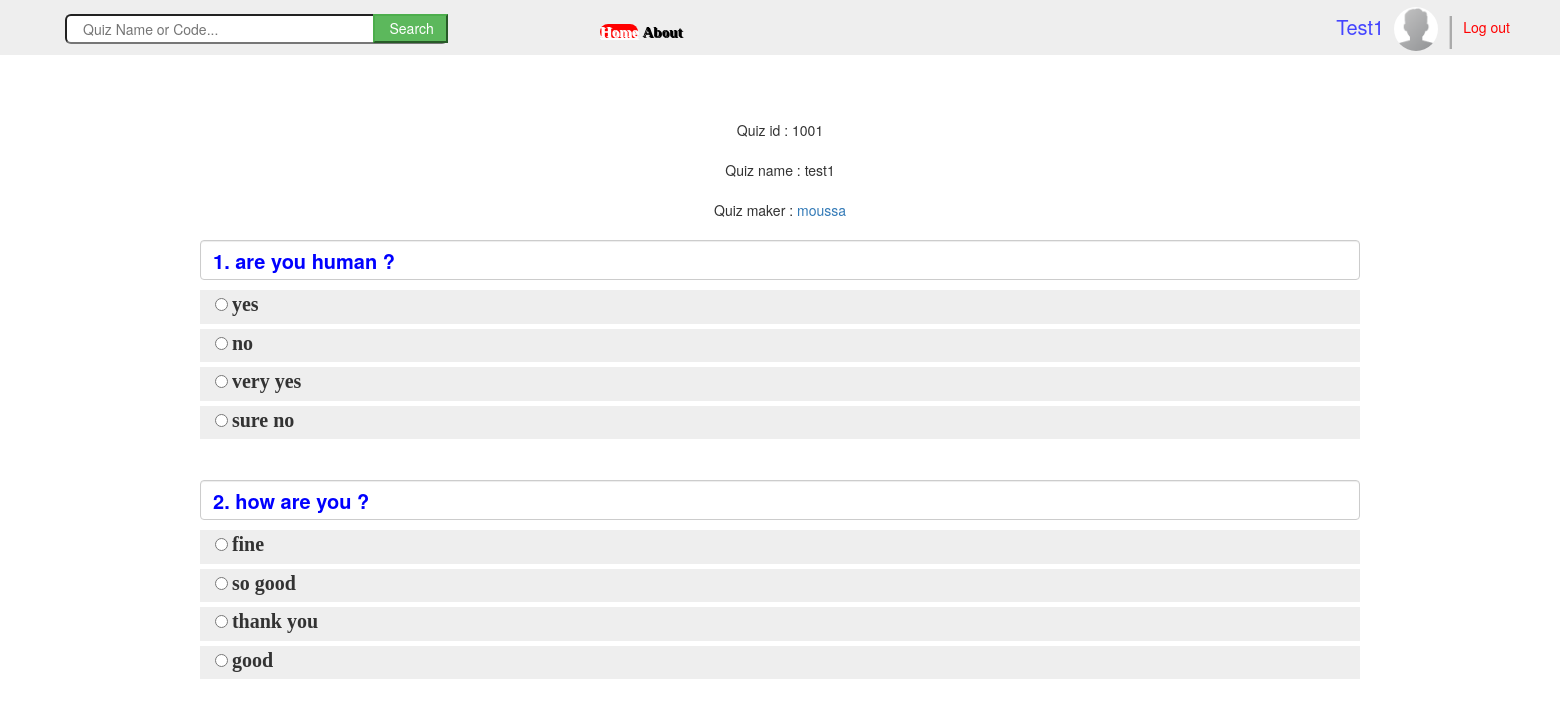
Screenshot of /view/Quiz.php?id=1001&&maker=moussa&&name=test1 (signed in) with the database file from the repository.
### tables this page shows
CREATE TABLE `questions` (
  `question_id` int(11) NOT NULL,
  `quiz_id` int(11) NOT NULL,
  `header` text NOT NULL,
  `answer_1` varchar(100) NOT NULL,
  `answer_2` varchar(100) NOT NULL,
  `answer_3` varchar(100) DEFAULT NULL,
  `answer_4` varchar(100) DEFAULT NULL,
  `correct_answer` varchar(100) NOT NULL
);

### controller/MyQuizzesOperations.php (called while the page is built, shortened)
<?php
class MyQuizzesOperations {
    public static function getQuizQuestionsByID($id) {
        include '../include/vars.php';
        $conn = new mysqli($host, $username, $password, $dbname);
        $query = "SELECT `question_id`, `Header`, `correct_answer` FROM `questions` JOIN quizzes on quizzes.quiz_id = questions.quiz_id WHERE questions.quiz_id = '$id'";
        $result = mysqli_query($conn, $query);
        if (mysqli_error($conn)) {
            echo 'My Quizzes OperationsError !!';
            return NULL;
        } else {
            return $result;
        }
    }
      public static function getAnsOnly($Header) {
        include '../include/vars.php';
        $conn = new mysqli($host, $username, $password, $dbname);
        $query = "SELECT `answer_1`, `answer_2`, `answer_3`, `answer_4` FROM `questions`"
                . "JOIN quizzes on quizzes.quiz_id = questions.quiz_id WHERE questions.Header = '$Header'";
        $result = mysqli_query($conn, $query);
        if (mysqli_error($conn)) {
            echo 'My Quizzes OperationsError !!';
            return NULL;
        } else {
            return $result;
        }
    }
}
?>

### view/Quiz.php (the view, shortened to what this page needs)
<?php include './Header.php'; ?>
<html>
    <head>
    </head>
  <?php
    include '../controller/MyQuizzesOperations.php';
    $name = $_GET['name'];
    $quizId = $_GET['id'];
    $maker = $_GET['maker'];
    $result = MyQuizzesOperations::getQuizQuestionsByID($quizId);
    echo ' <div class="" id=" Quiz-details" style="text-align: center"> <br><br>';
    echo "Quiz id    : $quizId <br><br>";
    echo "Quiz name  : $name <br><br>";
    echo "Quiz maker : <a href='../controller/followingmanager.php?outprofile=true&followname=$maker'>$maker</a><br><br>";
    echo ' </div>';
    echo '    <div style="margin-right: 200; padding-left: 200">
';
    if (!$result) {
        echo 'Quiz Page Error !!';
    } else {
        $ans3state = "";
        $ans4state = "";
        $qnum = 1;
        while ($row = mysqli_fetch_array($result, 1)) {
            $tempRow = array();
            $result2 = MyQuizzesOperations::getAnsOnly($row['Header']);
            if ($ansRow = mysqli_fetch_array($result2, 1)) {
                if (!$ansRow['answer_3']) {
                    $ans3state = "hidden";
                    $ans4state = "hidden";
                    $tempRow[0] = $ansRow['answer_1'];
                    $tempRow[1] = $ansRow['answer_2'];
                    $ansRow = $tempRow;
                    shuffle($ansRow);
                } else {
                    shuffle($ansRow);
                }
            }
            ?>
            <form action="MySubmit.php" method="GET">
                <div style="color: #00f; display: block; font-size: 20; height: 40; margin-bottom: 10" class="form-control col-lg-2 btn-block" >
                    <label  id="" class="">
                        <?php echo $qnum++ . ". " . $row['Header']; ?>
                    </label>
                </div>
                <br>
                <br>
                <div style="display: block; background: #eee" class=" col-md-2  btn-block " >
                    <input   name="<?php echo $row['question_id']; ?>" type="radio"  value="<?php echo $ansRow[0]; ?>" readonly="readonly"/>
                    <label class="choice" >
                        <span style="font-size: 20; font-family: cursive" class="choice__text notranslate"><?php echo $ansRow[0]; ?></span>
                    </label>
                </div>
                <div style="display: block; background: #eee" class="col-md-2 btn-block " >
                    <input  name="<?php echo $row['question_id']; ?>" type="radio" class="" value="<?php echo $ansRow[1]; ?>"  readonly="readonly"/>
                    <label class="choice" >
                        <span style="font-size: 20; font-family: cursive" class="choice__text notranslate"><?php echo $ansRow[1]; ?></span>
                    </label>
                </div>
                <div style="visibility: <?php echo $ans4state; ?>; display: block; background: #eee" class="col-md-2 btn-block " >
                    <input <?php echo $ans3state; ?> name="<?php echo $row['question_id']; ?>" type="radio" value="<?php echo $ansRow[2]; ?>"   readonly="readonly" />
                    <label <?php echo $ans3state; ?> class=""  >
                        <span style="font-size: 20; font-family: cursive" class="choice__text notranslate"><?php echo $ansRow[2]; ?></span>
                    </label>
                </div>
                <div  style="visibility: <?php echo $ans4state; ?>;display: block; background: #eee" class="col-md-2 btn-block" >
                    <input name="<?php echo $row['question_id']; ?>" type="radio"  value="<?php echo $ansRow[3]; ?>"  readonly="readonly" />
                    <label class=""  >
                        <span style="font-size: 20; font-family: cursive" class="choice__text notranslate"><?php echo $ansRow[3]; ?></span>
                    </label>
                </div>
                <br><br>
                <br><br>
                <br><br>
                <br>
                <br>    <br>
                <br>
            <?php } ?>
        <?php } ?>
    </form>
</div>
</body>
</html>

### rows the page displays
questions: header "are you human ?", ansRow "yes", ansRow "no", ansRow "very yes", ansRow "sure no"
questions: header "how are you ?", ansRow "fine", ansRow "so good", ansRow "thank you", ansRow "good"

### other values shown
$_SESSION['username'] "Test1"
$quizId "1001"
$name "test1"
$maker "moussa"
